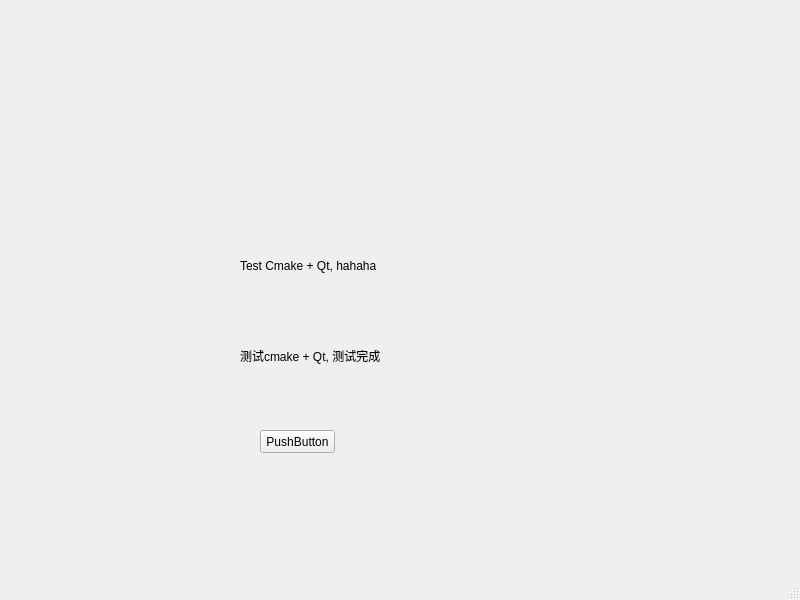
<?xml version="1.0" encoding="UTF-8"?>
<ui version="4.0">
 <class>MainWindow</class>
 <widget class="QMainWindow" name="MainWindow">
  <property name="geometry">
   <rect>
    <x>0</x>
    <y>0</y>
    <width>800</width>
    <height>600</height>
   </rect>
  </property>
  <property name="windowTitle">
   <string>MainWindow</string>
  </property>
  <widget class="QWidget" name="centralwidget">
   <widget class="QLabel" name="label">
    <property name="geometry">
     <rect>
      <x>240</x>
      <y>220</y>
      <width>321</width>
      <height>91</height>
     </rect>
    </property>
    <property name="text">
     <string>Test Cmake + Qt, hahaha</string>
    </property>
   </widget>
   <widget class="QLabel" name="label_2">
    <property name="geometry">
     <rect>
      <x>240</x>
      <y>310</y>
      <width>321</width>
      <height>91</height>
     </rect>
    </property>
    <property name="text">
     <string>测试cmake + Qt, 测试完成</string>
    </property>
   </widget>
   <widget class="QPushButton" name="pushButton">
    <property name="geometry">
     <rect>
      <x>260</x>
      <y>430</y>
      <width>75</width>
      <height>23</height>
     </rect>
    </property>
    <property name="text">
     <string>PushButton</string>
    </property>
   </widget>
  </widget>
  <widget class="QMenuBar" name="menubar">
   <property name="geometry">
    <rect>
     <x>0</x>
     <y>0</y>
     <width>800</width>
     <height>23</height>
    </rect>
   </property>
  </widget>
  <widget class="QStatusBar" name="statusbar"/>
 </widget>
 <resources/>
 <connections/>
</ui>
